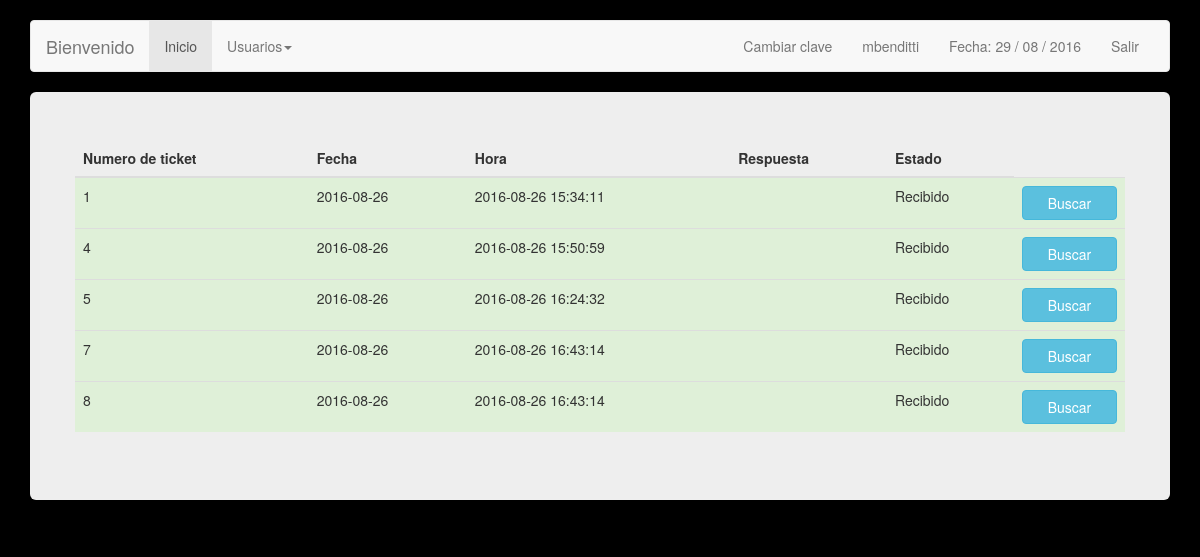
Before: /TicketWeb/tickets.php (signed in) with the older database file.
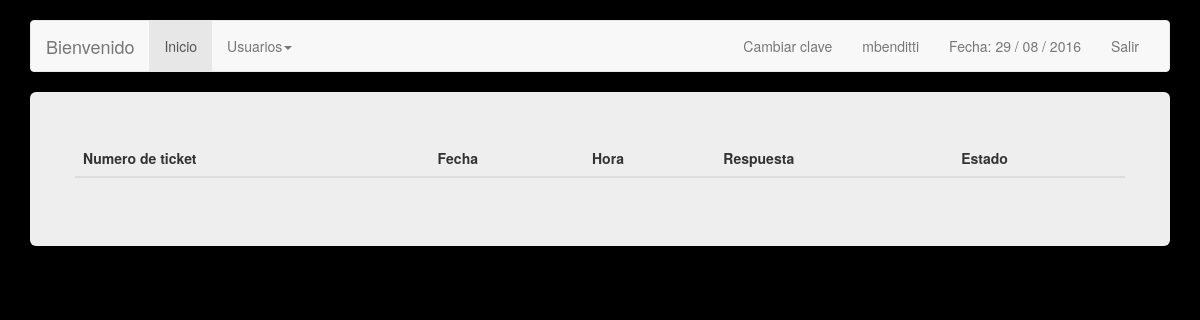
After: the same page with the newer database file.
### tables this page shows
CREATE TABLE `tickets` (
  `id_ticket` int(11) NOT NULL,
  `fecha` date NOT NULL,
  `hora` timestamp NOT NULL DEFAULT CURRENT_TIMESTAMP ON UPDATE CURRENT_TIMESTAMP,
  `fk_area_emisor` int(11) NOT NULL,
  `fk_usuario_emisor` int(11) NOT NULL,
  `fk_area_sistemas` int(11) DEFAULT NULL,
  `asunto` int(11) NOT NULL,
  `observacion` varchar(1500) DEFAULT NULL,
  `usuario_receptor` int(11) DEFAULT NULL,
  `respuesta` varchar(1500) DEFAULT NULL,
  `fk_estado` int(11) DEFAULT NULL,
  `fk_razon` int(11) DEFAULT NULL
);

CREATE TABLE `estados` (
  `id_estado` int(11) NOT NULL,
  `nombre` varchar(30) NOT NULL
);

### TicketWeb/tickets.php (the view, shortened to what this page needs)
<?php
include('inc/config.php');
$id_usuario =  $_SESSION["id_usuario"];
$link = mysqli_connect ($dbhost, $dbusername, $dbuserpass);
mysqli_select_db($link,$dbname) or die('No se puede seleccionar la base de datos');
$query = mysqli_query($link,"SELECT id_ticket,fecha,hora,respuesta,nombre FROM tickets t JOIN estados e ON t.fk_estado = e.id_estado WHERE t.fk_usuario_emisor = $id_usuario") or die(mysql_error());
?>
<!DOCTYPE html>
<html lang="en">
  <head>
    <link href="css/bootstrap.min.css" rel="stylesheet">
  </head>
  <body>
    <br>
        <div class="container">
      <?php include('inc/menu.php'); ?>
      <div class="jumbotron">
<div class="row">
              <table class="table table-hover">
                	<thead>
                    	<th> Numero de ticket </th>
                      <th> Fecha </th>
            					<th> Hora </th>
            					<th> Respuesta </th>
                      <th> Estado </th>
                  </thead>
                    <tbody>
                    	<?php while($tickets = mysqli_fetch_array($query)){ ?>
                        <tr class="success">
                            <td> <?php echo $tickets['id_ticket']; ?> </td>
                            <td> <?php echo $tickets['fecha']; ?> </td>
                            <td> <?php echo $tickets['hora']; ?> </td>
                            <td> <?php echo $tickets['respuesta']; ?> </td>
                            <td> <?php echo $tickets['nombre']; ?> </td>
                            <td>  <a href="seguimiento_lote.php?idTicket=<?php echo $tickets['id_ticket'];?>" role="button"  class="btn btn-info btn-primary btn-block"> Buscar </a></td>
                        </tr>
                        <?php } ?>
                    </tbody>
				</table>
</div>
      </div>
    </div>
  </body>
</html>

### TicketWeb/inc/menu.php (shortened to what this page needs)
<div class="navbar navbar-default" role="navigation">
<div class="container-fluid">
  <div class="navbar-header">
  <a class="navbar-brand" href="#">Bienvenido </a>
  </div>
  <div class="navbar-collapse collapse">
  <ul class="nav navbar-nav">
    <li class="active"><a href="inicio.php">Inicio</a></li>
  <?php
  if($_SESSION["permiso"] == 1) {
  ?> <li class="dropdown">
        <a class="dropdown-toggle" data-toggle="dropdown" href="#">Usuarios<span class="caret"></span></a>
        </li><?php
  }
?>
  </ul>
  <ul class="nav navbar-nav navbar-right">
<li><a href="form_cambiar_clave.php"> Cambiar clave </a></li>
     <li><a href=""> <?php echo $_SESSION["s_nombre_usuario"]; ?> </a></li>
    <li><a href="">Fecha:
    <?php
    echo date("d / m / Y");
    ?></a></li>
    <li><a href="inc/cerrar.php">Salir</a></li>
  </ul>
  </div>
</div>
</div>

### TicketWeb/tickets.php (style rules this page uses)
body { background: #000; }

Changed rows visible on the page:
removed tickets: id_ticket "1", fecha "2016-08-26", hora "2016-08-26 15:34:11", fk_estado.nombre "Recibido"
removed tickets: id_ticket "4", fecha "2016-08-26", hora "2016-08-26 15:50:59", fk_estado.nombre "Recibido"
removed tickets: id_ticket "5", fecha "2016-08-26", hora "2016-08-26 16:24:32", fk_estado.nombre "Recibido"
removed tickets: id_ticket "7", fecha "2016-08-26", hora "2016-08-26 16:43:14", fk_estado.nombre "Recibido"
removed tickets: id_ticket "8", fecha "2016-08-26", hora "2016-08-26 16:43:14", fk_estado.nombre "Recibido"
